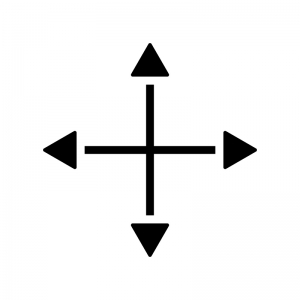
#> input picture ex5report_AaronGarcia/test51.jpg, 300 x 300 px
$ python ex5-hough.py
#> lines starting #> are read from the running program, lines starting #| are printed output that depends on the picture; after the words box and inside, x2 and y2 are one past the last pixel; in counts of white or black regions, pixels touching at a corner belong together
#> further down, image is the input picture: shape (300, 300, 3); min 0, max 255, mean 241
import cv2
import numpy as np
import matplotlib.pyplot as plt


def autocanny(image):
    #check if image is loaded successfully
    if image is None:
        print("Error: Could not open or find the image.")
        exit()

    #compute the median of the single-channel pixel intensities
    median_val = np.median(image)
#> median_val = 255

    #apply automatic canny edge detection using the computed median
    lower_threshold = int(max(0, (1.0 - 0.33) * median_val))
#> lower_threshold = 170
    upper_threshold = int(min(255, (1.0 + 0.33) * median_val))
#> upper_threshold = 255

    #apply canny edge detection
    edges = cv2.Canny(image, lower_threshold, upper_threshold)
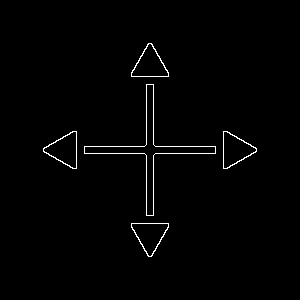
#> edges: shape (300, 300); 1.2% white in thin lines or dots, all inside (x1, y1, x2, y2) = (43, 43, 257, 257)
    return edges

#read the image
image = cv2.imread('test51.jpg')

#convert to grayscale
gray_image = cv2.cvtColor(image, cv2.COLOR_BGR2GRAY)

#edge detection using canny, (taken from last assignment)
edges = autocanny(gray_image)

#hough line transform- harvest the generated line to be places on the final image
lines = cv2.HoughLines(edges, 1, np.pi / 180, 100, None, 0, 0)
#> lines = [[146, 0], [153, 0], [146, 1.57], [153, 1.57]]

#draw the lines onto the original image
if lines is not None:
    for rho, theta in lines[:, 0]:
        a = np.cos(theta)
        b = np.sin(theta)
        x0 = a * rho
        y0 = b * rho
        x1 = int(x0 + 1000 * (-b))
        y1 = int(y0 + 1000 * (a))
        x2 = int(x0 - 1000 * (-b))
        y2 = int(y0 - 1000 * (a))
        cv2.line(image, (x1, y1), (x2, y2), (0, 0, 255), 2)
#> this loop made 4 passes
#> (rho, theta, a, b, x0, y0, x1, y1) on passes 1 to 4: (146, 0, 1, 0, 146, 0, 146, 1000), (153, 0, 1, 0, 153, 0, 153, 1000), (146, 1.57, -4.37e-08, 1, -6.38e-06, 146, -1000, 145), (153, 1.57, -4.37e-08, 1, -6.69e-06, 153, -1000, 152)
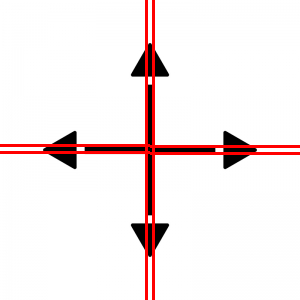
#> image: shape (300, 300, 3); mean B, G, R 235.7, 235.7, 245.8

#display the results
#show before and after.
cv2.imshow("Original image", gray_image)
cv2.imshow("Edges image", edges)
cv2.imshow("Original+Lines image", image)

cv2.waitKey(0)
